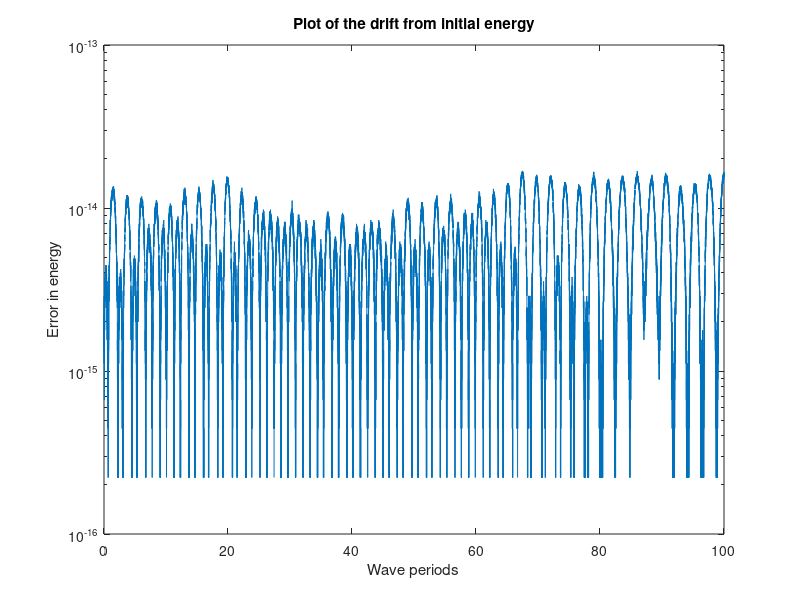

Here is the MATLAB script that generated this plot:
clc
close all


T = dlmread('fv_100_16.txt');
figure 
set(gca,'fontsize', 14)
semilogy( T(:,1), T(:,2))
title('Plot of the drift from initial energy')
xlabel('Wave periods')
ylabel('Error in energy')